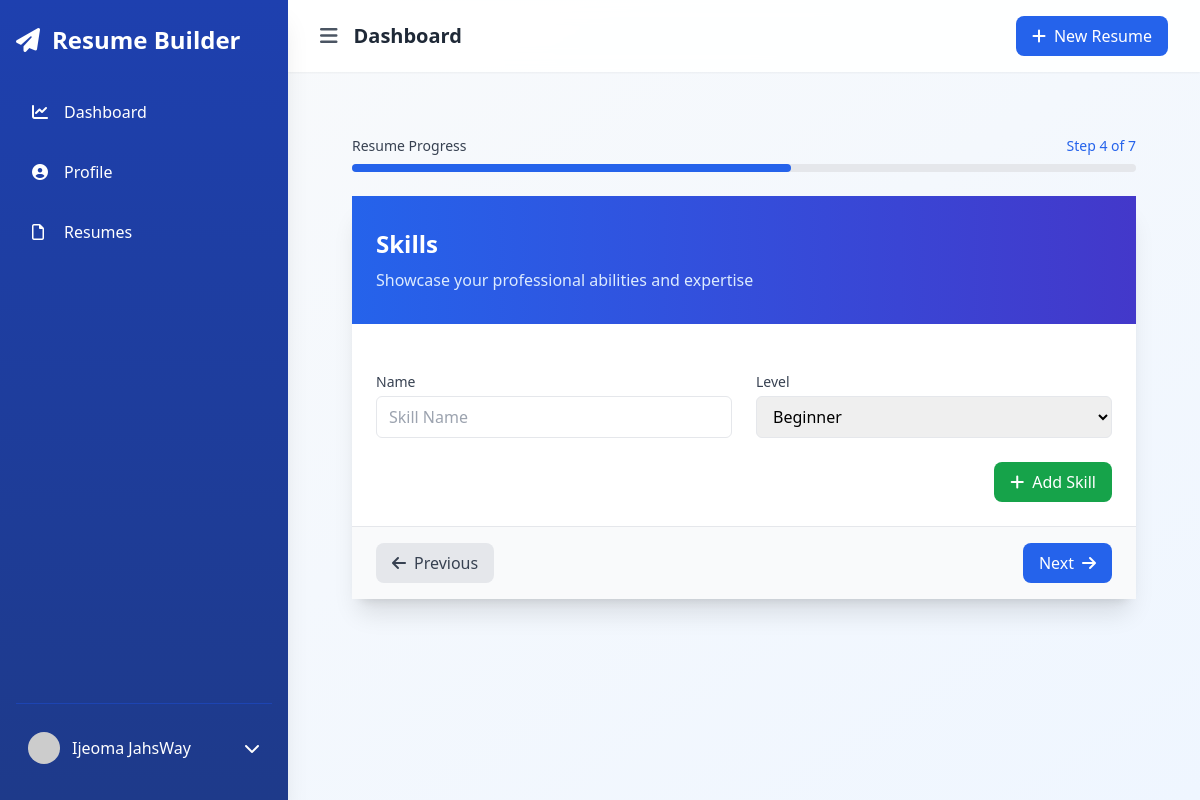
The app's page /resumes/novas-resume-962922d6/skills/ (signed in), older data.
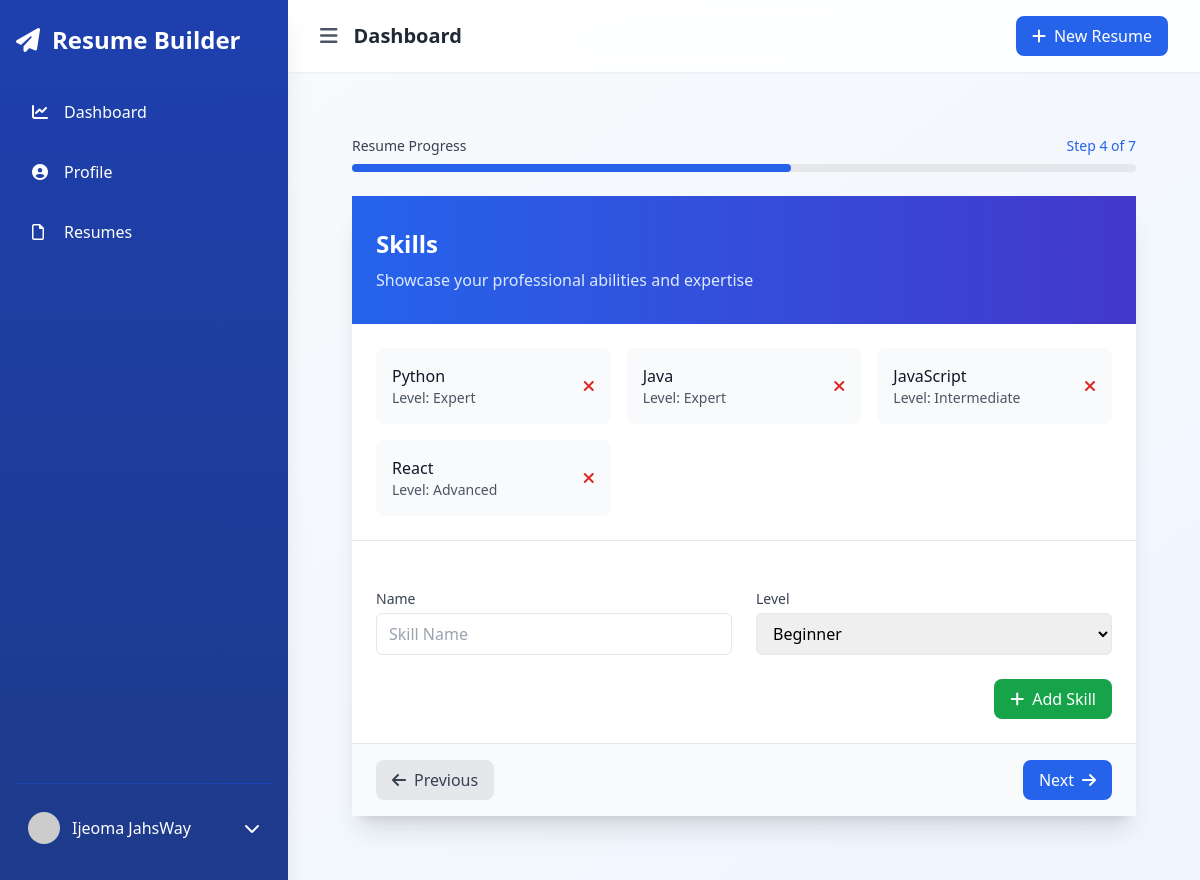
The same page, newer data.
### resumes/models.py (models this page shows)
class Skill(models.Model):
    resume = models.ForeignKey(Resume, on_delete=models.CASCADE)
    name = models.CharField(max_length=50)
    level = models.CharField(max_length=20)

### resumes/views.py (the view)
# urls.py: path('<slug:resume_slug>/skills/', views.skills, name='resume_skills'),
@login_required
def skills(request, resume_slug):
    resume = get_object_or_404(Resume, slug=resume_slug, user=request.user)
    skills = resume.skill_set.all()
    if request.method == 'POST':
        form = SkillForm(request.POST)
        if form.is_valid():
            skill = form.save(commit=False)
            skill.resume = resume
            skill.save()
            messages.success(request, 'Skill added successfully.')
            return redirect('resume_skills', resume_slug=resume.slug)
    else:
        form = SkillForm()
    return render(request, 'resumes/skills.html', {
        'form': form,
        'skills': skills,
        'resume': resume,
        'section': 'skills'
    })

### resumes/forms.py
class SkillForm(forms.ModelForm):
    class Meta:
        model = Skill
        fields = ['name', 'level']
        widgets = {
            'name': forms.TextInput(attrs={
                'class': 'w-full px-3 py-2 border rounded-md focus:outline-none focus:ring-2 focus:ring-blue-500',
                'placeholder': 'Skill Name'
            }),
            'level': forms.Select(attrs={
                'class': 'w-full px-3 py-2 border rounded-md focus:outline-none focus:ring-2 focus:ring-blue-500'
            }, choices=[
                ('Beginner', 'Beginner'),
                ('Intermediate', 'Intermediate'),
                ('Advanced', 'Advanced'),
                ('Expert', 'Expert')
            ])
        }

### core/context_processors.py (called while the page is built)
def site_settings(request):
    try:
        settings = SiteSettings.objects.first()
        templates = ResumeTemplate.objects.filter(is_active=True).order_by('?')
        return {
            'site_settings': settings,
            'featured_templates': templates
        }
    except:
        return {
            'site_settings': None,
            'featured_templates': []
        }

### resumes/templates/resumes/skills.html (shortened to what this page needs)
{% extends "accounts/dashboard_base.html" %}
{% block content %}
<div class="max-w-4xl mx-auto px-4 sm:px-6 lg:px-8 py-8">
    <div class="mb-6">
        <div class="flex justify-between items-center mb-2">
            <span class="text-sm font-medium text-gray-700">Resume Progress</span>
            <span class="text-sm font-medium text-blue-600">Step 4 of 7</span>
        </div>
        <div class="h-2 bg-gray-200 rounded-full">
            <div class="h-2 bg-blue-600 rounded-full" style="width: 56%"></div>
        </div>
    </div>
    <div class="bg-white rounded-2xl shadow-xl">
        <div class="bg-gradient-to-r from-blue-600 to-indigo-700 px-6 py-8">
            <h2 class="text-2xl font-bold text-white">Skills</h2>
            <p class="mt-2 text-blue-100">Showcase your professional abilities and expertise</p>
        </div>
        {% if skills %}
            <div class="p-6 border-b border-gray-200">
                <div class="grid grid-cols-1 sm:grid-cols-2 lg:grid-cols-3 gap-4">
                    {% for skill in skills %}
                        <div class="bg-gray-50 rounded-lg p-4 flex justify-between items-center hover:bg-gray-100 transition-colors">
                            <div>
                                <h4 class="font-medium text-gray-900">{{ skill.name }}</h4>
                                <p class="text-sm text-gray-600">Level: {{ skill.level }}</p>
                            </div>
                            <form method="post" action="{% url 'delete_skill' resume.slug skill.id %}">
                                <button type="submit" class="text-red-600 hover:text-red-800 transition-colors">
                                    <i class="fas fa-times"></i>
                                </button>
                            </form>
                        </div>
                    {% endfor %}
                </div>
            </div>
        {% endif %}
        <div class="p-6">
            <form method="post" class="space-y-6">
                <div class="grid grid-cols-1 md:grid-cols-2 gap-6">
                    {% for field in form %}
                        <div class="space-y-1">
                            <label for="{{ field.id_for_label }}" class="block text-sm font-medium text-gray-700">
                                {{ field.label }}
                            </label>
                            {{ field }}
                        </div>
                    {% endfor %}
                </div>
                <div class="flex justify-end">
                    <button type="submit" class="inline-flex items-center px-4 py-2 bg-green-600 text-white rounded-lg hover:bg-green-700 transition-colors">
                        <i class="fas fa-plus mr-2"></i>Add Skill
                    </button>
                </div>
            </form>
        </div>
        <div class="px-6 py-4 bg-gray-50 border-t border-gray-200 flex justify-between">
            <a href="{% url 'resume_education' resume.slug %}" class="inline-flex items-center px-4 py-2 bg-gray-200 text-gray-700 rounded-lg hover:bg-gray-300 transition-colors">
                <i class="fas fa-arrow-left mr-2"></i>Previous
            </a>
            <a href="{% url 'resume_projects' resume.slug %}" class="inline-flex items-center px-4 py-2 bg-blue-600 text-white rounded-lg hover:bg-blue-700 transition-colors">
                Next<i class="fas fa-arrow-right ml-2"></i>
            </a>
        </div>
    </div>
</div>
{% endblock %}

Row changes from the older to the newer data that the page shows:
added Skill: name "Python", level "Expert"
added Skill: name "Java", level "Expert"
added Skill: name "JavaScript", level "Intermediate"
added Skill: name "React", level "Advanced"
